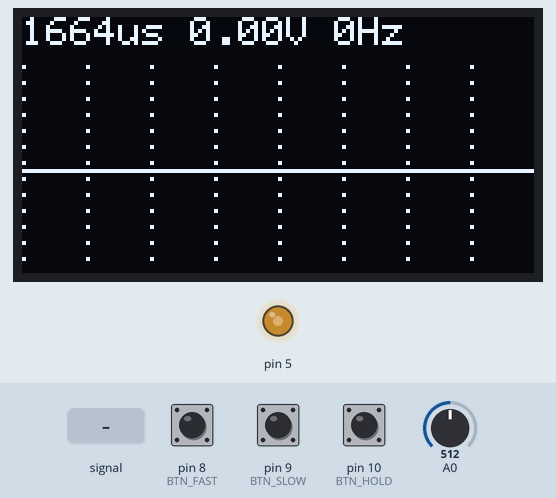
Simulated run of this sketch. Board: Arduino Nano, built with avr-gcc and run on an emulated ATmega328P. Parts: 128×64 one-colour display, output pins drawn as LEDs (lit = HIGH). The inputs (shaded band) are chosen by the test bench; at power-on: pin 10 (BTN_HOLD) HIGH, pin 8 (BTN_FAST) HIGH, pin 9 (BTN_SLOW) HIGH, A0 = 512.

Above: at 1.2 s.
1.3 s: A0 fed a 1000 Hz sine of ±255 counts around its level
At 2.2 s:
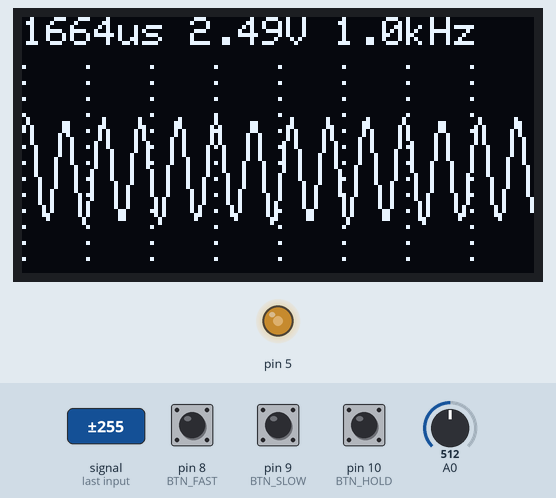
3.0 s: pin 10 (BTN_HOLD) pulled LOW for 0.15 s
At 4.5 s:
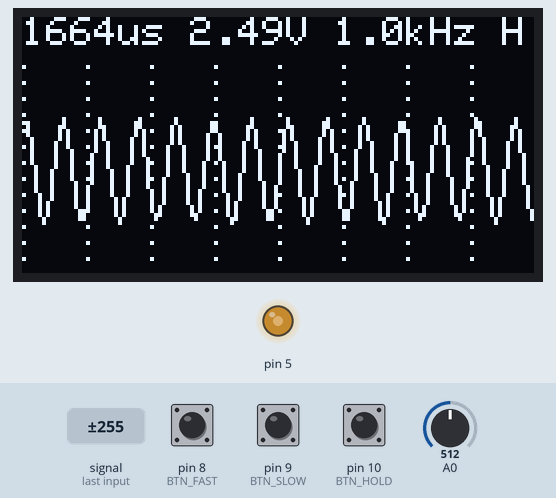
4.8 s: pin 8 (BTN_FAST) pulled LOW for 1 s
At 6.9 s:
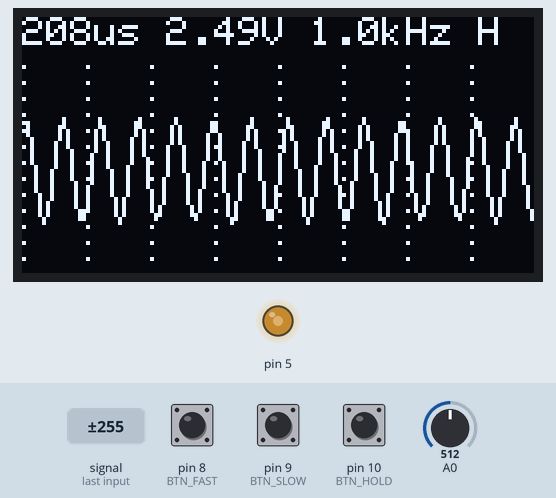
7.3 s: pin 10 (BTN_HOLD) pulled LOW for 1 s
At 8.17 s:
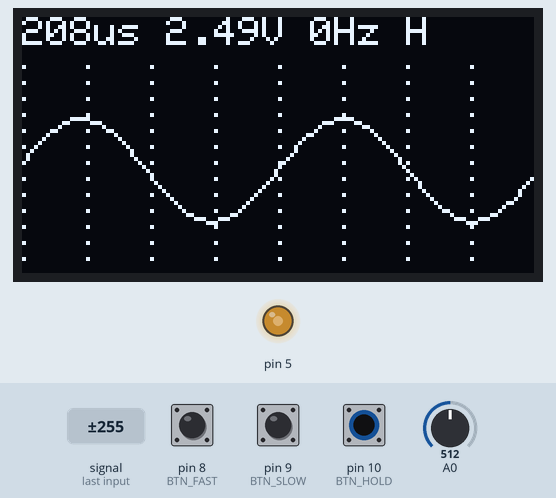
8.9 s: pin 9 (BTN_SLOW) pulled LOW for 1 s
At 9.88 s:
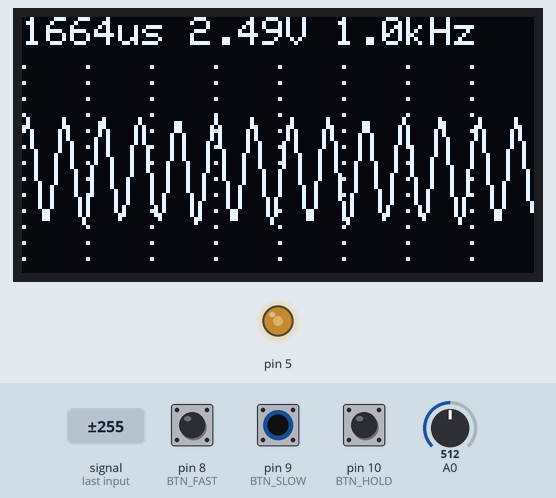
10.5 s: A0 set to 716
At 11.6 s:
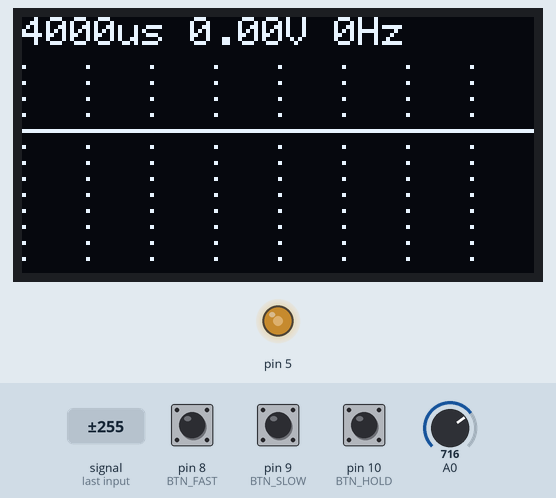
Timing chart, 0 to 13.1 s (numbered marks = the images above; inputs shaded):
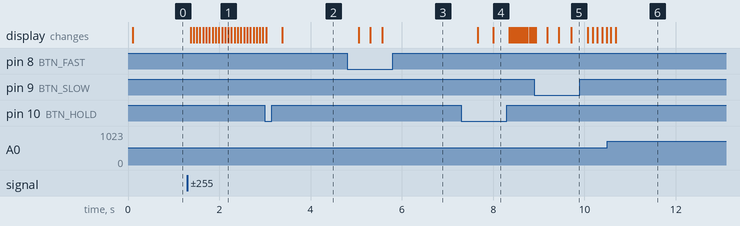

The sketch:

nano_oled_oscilloscope.ino
```cpp
// Arduino Nano sketch that reads the ADC with a trigger, captures 128-sample waveforms, and displays a triggered oscilloscope trace plus Vpp and frequency on an SSD1306 OLED.
//
// Full tutorial: https://shillehtek.com/blogs/news/arduino-nano-oled-oscilloscope-30khz-waveforms
// Parts used: https://shillehtek.com/products/arduino-nano-v3-presoldered-ch340g-atmega328p
//             https://shillehtek.com/products/0-96-i2c-white-oled-display-module-4-pin-ssd1306
//             https://shillehtek.com/products/200pcs-6mm-light-touch-button-switch-kit-plastic-box-4-3-5-6-7-8-9-10-12-14-16mm
// More examples: https://github.com/shillehbean/shillehtek-examples
//

#include <Adafruit_GFX.h>
#include <Adafruit_SSD1306.h>
Adafruit_SSD1306 oled(128, 64, &Wire, -1);

const int BTN_FAST = 8, BTN_SLOW = 9, BTN_HOLD = 10;
const int N = 128;                       // one sample per pixel column
uint8_t buf[N];
// microseconds per sample for each timebase, and the ADC prescaler that gives it
const unsigned int STEP_US[7] = {13, 26, 52, 104, 250, 1000, 5000};
const uint8_t      PRESC[7]   = {4,  5,  6,  7,   7,   7,    7};     // 16, 32, 64, 128 ...
int tb = 3; bool hold = false;
float vpp = 0, freq = 0;

inline uint8_t sample() {                // 8-bit read, left-adjusted result in ADCH
  ADCSRA |= (1 << ADSC); while (ADCSRA & (1 << ADSC)); return ADCH;
}

void capture() {
  ADCSRA = (1 << ADEN) | PRESC[tb];       // ADC on, speed set by the timebase
  bool armed = false; unsigned long t0 = micros();
  while (micros() - t0 < 20000) {         // trigger: rising edge through mid-scale, 20 ms timeout
    uint8_t v = sample();
    if (v < 110) armed = true;
    else if (armed && v >= 128) break;
  }
  for (int i = 0; i < N; i++) {
    if (tb < 4) buf[i] = sample();                          // fast ranges: as quick as the ADC allows
    else { unsigned long t = micros(); buf[i] = sample(); while (micros() - t < STEP_US[tb]) {} }
  }
}

void measure() {
  uint8_t lo = 255, hi = 0; int crossings = 0, first = -1, last = -1; bool below = buf[0] < 118;
  for (int i = 0; i < N; i++) {
    lo = min(lo, buf[i]); hi = max(hi, buf[i]);
    if (below && buf[i] >= 138) { below = false; crossings++; if (first < 0) first = i; last = i; }
    else if (!below && buf[i] < 118) below = true;
  }
  vpp = (hi - lo) * 5.0 / 255.0;
  float span = (last - first) * (STEP_US[tb] * 1e-6);            // seconds between first and last edge
  freq = (crossings >= 2) ? (crossings - 1) / span : 0;
}

void draw() {
  oled.clearDisplay();
  oled.setCursor(0, 0);
  oled.print((unsigned long)STEP_US[tb] * 16); oled.print("us ");   // per 16-pixel division
  oled.print(vpp, 2); oled.print("V ");
  if (freq >= 1000) { oled.print(freq / 1000, 1); oled.print("kHz"); }
  else              { oled.print(freq, 0);        oled.print("Hz"); }
  if (hold) oled.print(" H");
  for (int x = 0; x < 128; x += 16) for (int y = 12; y < 64; y += 4) oled.drawPixel(x, y, SSD1306_WHITE);   // grid
  for (int i = 1; i < N; i++)
    oled.drawLine(i - 1, 63 - buf[i - 1] * 51 / 255, i, 63 - buf[i] * 51 / 255, SSD1306_WHITE);
  oled.display();
}

void setup() {
  pinMode(BTN_FAST, INPUT_PULLUP); pinMode(BTN_SLOW, INPUT_PULLUP); pinMode(BTN_HOLD, INPUT_PULLUP);
  oled.begin(SSD1306_SWITCHCAPVCC, 0x3C); oled.setTextColor(SSD1306_WHITE);
  ADMUX = (1 << REFS0) | (1 << ADLAR);    // AVcc reference, left-adjust, channel A0
  analogWrite(5, 128);                    // built-in test signal: 980 Hz square wave on D5
}

void loop() {
  if (!digitalRead(BTN_FAST) && tb > 0) { tb--; delay(200); }
  if (!digitalRead(BTN_SLOW) && tb < 6) { tb++; delay(200); }
  if (!digitalRead(BTN_HOLD)) { hold = !hold; delay(300); }
  if (!hold) { capture(); measure(); }
  draw();
}
```

Measured:
- after the input at 1.3 s, the display: first changes after 0.07 s (image 1 shows a later state)
- after the input at 4.8 s, the display: first changes after 0.26 s (image 3 shows a later state)
- after the input at 7.3 s, the display: first changes after 0.36 s (image 4 shows a later state)
